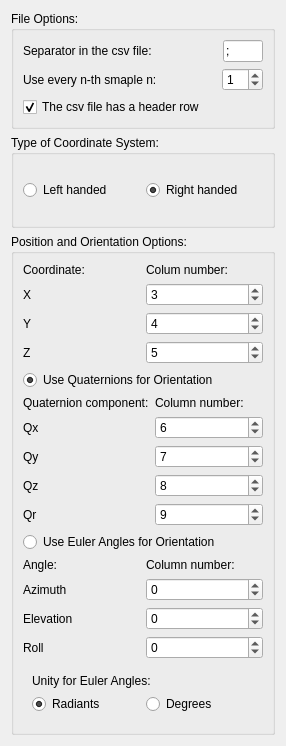
         <widget class="QWidget" name="page">
          <property name="geometry">
           <rect>
            <x>0</x>
            <y>0</y>
            <width>286</width>
            <height>746</height>
           </rect>
          </property>
          <attribute name="label">
           <string>.csv file input options</string>
          </attribute>
          <layout class="QVBoxLayout" name="verticalLayout_13">
           <item>
            <widget class="QGroupBox" name="m_FileOptionsBox">
             <property name="title">
              <string>File Options:</string>
             </property>
             <layout class="QVBoxLayout" name="verticalLayout_12">
              <item>
               <layout class="QHBoxLayout" name="horizontalLayout_23">
                <item>
                 <widget class="QLabel" name="label_26">
                  <property name="text">
                   <string>Separator in the csv file: </string>
                  </property>
                 </widget>
                </item>
                <item>
                 <spacer name="horizontalSpacer_25">
                  <property name="orientation">
                   <enum>Qt::Horizontal</enum>
                  </property>
                  <property name="sizeHint" stdset="0">
                   <size>
                    <width>60</width>
                    <height>20</height>
                   </size>
                  </property>
                 </spacer>
                </item>
                <item>
                 <widget class="QLineEdit" name="m_SeparatorSign">
                  <property name="sizePolicy">
                   <sizepolicy hsizetype="Preferred" vsizetype="Fixed">
                    <horstretch>0</horstretch>
                    <verstretch>0</verstretch>
                   </sizepolicy>
                  </property>
                  <property name="maximumSize">
                   <size>
                    <width>40</width>
                    <height>16777215</height>
                   </size>
                  </property>
                  <property name="text">
                   <string>;</string>
                  </property>
                  <property name="maxLength">
                   <number>1</number>
                  </property>
                 </widget>
                </item>
               </layout>
              </item>
              <item>
               <layout class="QHBoxLayout" name="horizontalLayout_25">
                <item>
                 <widget class="QLabel" name="label_25">
                  <property name="text">
                   <string>Use every n-th smaple n:</string>
                  </property>
                 </widget>
                </item>
                <item>
                 <spacer name="horizontalSpacer_24">
                  <property name="orientation">
                   <enum>Qt::Horizontal</enum>
                  </property>
                  <property name="sizeHint" stdset="0">
                   <size>
                    <width>40</width>
                    <height>20</height>
                   </size>
                  </property>
                 </spacer>
                </item>
                <item>
                 <widget class="QSpinBox" name="m_SampleCount">
                  <property name="value">
                   <number>1</number>
                  </property>
                 </widget>
                </item>
               </layout>
              </item>
              <item>
               <widget class="QCheckBox" name="m_HeaderRow">
                <property name="text">
                 <string>The csv file has a header row</string>
                </property>
                <property name="checked">
                 <bool>true</bool>
                </property>
               </widget>
              </item>
             </layout>
            </widget>
           </item>
           <item>
            <widget class="QGroupBox" name="CoordinateType">
             <property name="title">
              <string>Type of Coordinate System:</string>
             </property>
             <layout class="QVBoxLayout" name="verticalLayout_19">
              <item>
               <layout class="QHBoxLayout" name="horizontalLayout_24">
                <item>
                 <widget class="QRadioButton" name="m_LeftHanded">
                  <property name="text">
                   <string>Left handed </string>
                  </property>
                 </widget>
                </item>
                <item>
                 <widget class="QRadioButton" name="m_RigthHanded">
                  <property name="text">
                   <string>Right handed</string>
                  </property>
                  <property name="checked">
                   <bool>true</bool>
                  </property>
                 </widget>
                </item>
               </layout>
              </item>
             </layout>
            </widget>
           </item>
           <item>
            <widget class="QGroupBox" name="PositionAndOrientationOptions">
             <property name="title">
              <string>Position and Orientation Options:</string>
             </property>
             <layout class="QVBoxLayout" name="verticalLayout_11">
              <item>
               <layout class="QGridLayout" name="gridLayout">
                <item row="2" column="0">
                 <widget class="QLabel" name="label_28">
                  <property name="text">
                   <string>Y</string>
                  </property>
                 </widget>
                </item>
                <item row="2" column="1">
                 <widget class="QSpinBox" name="m_YPos">
                  <property name="value">
                   <number>4</number>
                  </property>
                 </widget>
                </item>
                <item row="3" column="0">
                 <widget class="QLabel" name="label_29">
                  <property name="text">
                   <string>Z</string>
                  </property>
                 </widget>
                </item>
                <item row="3" column="1">
                 <widget class="QSpinBox" name="m_ZPos">
                  <property name="value">
                   <number>5</number>
                  </property>
                 </widget>
                </item>
                <item row="1" column="0">
                 <widget class="QLabel" name="label_27">
                  <property name="text">
                   <string>X</string>
                  </property>
                 </widget>
                </item>
                <item row="1" column="1">
                 <widget class="QSpinBox" name="m_XPos">
                  <property name="value">
                   <number>3</number>
                  </property>
                 </widget>
                </item>
                <item row="0" column="0">
                 <widget class="QLabel" name="label_4">
                  <property name="text">
                   <string>Coordinate:</string>
                  </property>
                 </widget>
                </item>
                <item row="0" column="1">
                 <widget class="QLabel" name="label_5">
                  <property name="text">
                   <string>Colum number:</string>
                  </property>
                 </widget>
                </item>
               </layout>
              </item>
              <item>
               <widget class="QRadioButton" name="m_UseQuats">
                <property name="text">
                 <string>Use Quaternions for Orientation</string>
                </property>
                <property name="checked">
                 <bool>true</bool>
                </property>
               </widget>
              </item>
              <item>
               <layout class="QGridLayout" name="gridLayout_2">
                <item row="4" column="0">
                 <widget class="QLabel" name="label_35">
                  <property name="text">
                   <string>Qr</string>
                  </property>
                 </widget>
                </item>
                <item row="3" column="1">
                 <widget class="QSpinBox" name="m_Qz">
                  <property name="value">
                   <number>8</number>
                  </property>
                 </widget>
                </item>
                <item row="2" column="0">
                 <widget class="QLabel" name="label_33">
                  <property name="text">
                   <string>Qy</string>
                  </property>
                 </widget>
                </item>
                <item row="4" column="1">
                 <widget class="QSpinBox" name="m_Qr">
                  <property name="value">
                   <number>9</number>
                  </property>
                 </widget>
                </item>
                <item row="2" column="1">
                 <widget class="QSpinBox" name="m_Qy">
                  <property name="value">
                   <number>7</number>
                  </property>
                 </widget>
                </item>
                <item row="1" column="1">
                 <widget class="QSpinBox" name="m_Qx">
                  <property name="value">
                   <number>6</number>
                  </property>
                 </widget>
                </item>
                <item row="1" column="0">
                 <widget class="QLabel" name="label_32">
                  <property name="text">
                   <string>Qx</string>
                  </property>
                 </widget>
                </item>
                <item row="3" column="0">
                 <widget class="QLabel" name="label_34">
                  <property name="text">
                   <string>Qz</string>
                  </property>
                 </widget>
                </item>
                <item row="0" column="0">
                 <widget class="QLabel" name="label_6">
                  <property name="text">
                   <string>Quaternion component:</string>
                  </property>
                 </widget>
                </item>
                <item row="0" column="1">
                 <widget class="QLabel" name="label_36">
                  <property name="text">
                   <string>Column number:</string>
                  </property>
                 </widget>
                </item>
               </layout>
              </item>
              <item>
               <widget class="QRadioButton" name="m_UseEuler">
                <property name="text">
                 <string>Use Euler Angles for Orientation</string>
                </property>
               </widget>
              </item>
              <item>
               <layout class="QGridLayout" name="gridLayout_3">
                <item row="0" column="1">
                 <widget class="QLabel" name="label_30">
                  <property name="text">
                   <string>Column number:</string>
                  </property>
                 </widget>
                </item>
                <item row="1" column="0">
                 <widget class="QLabel" name="label_37">
                  <property name="text">
                   <string>Azimuth</string>
                  </property>
                 </widget>
                </item>
                <item row="2" column="1">
                 <widget class="QSpinBox" name="m_Elevation">
                  <property name="minimum">
                   <number>-1</number>
                  </property>
                 </widget>
                </item>
                <item row="3" column="0">
                 <widget class="QLabel" name="label_39">
                  <property name="text">
                   <string>Roll</string>
                  </property>
                 </widget>
                </item>
                <item row="0" column="0">
                 <widget class="QLabel" name="label_7">
                  <property name="text">
                   <string>Angle:</string>
                  </property>
                 </widget>
                </item>
                <item row="3" column="1">
                 <widget class="QSpinBox" name="m_Roll">
                  <property name="minimum">
                   <number>-1</number>
                  </property>
                 </widget>
                </item>
                <item row="2" column="0">
                 <widget class="QLabel" name="label_38">
                  <property name="text">
                   <string>Elevation</string>
                  </property>
                 </widget>
                </item>
                <item row="1" column="1">
                 <widget class="QSpinBox" name="m_Azimuth">
                  <property name="minimum">
                   <number>-1</number>
                  </property>
                 </widget>
                </item>
               </layout>
              </item>
              <item>
               <widget class="QWidget" name="EulerUnity" native="true">
                <layout class="QVBoxLayout" name="verticalLayout_18">
                 <item>
                  <widget class="QLabel" name="label_31">
                   <property name="text">
                    <string>Unity for Euler Angles:</string>
                   </property>
                  </widget>
                 </item>
                 <item>
                  <layout class="QHBoxLayout" name="horizontalLayout_22">
                   <item>
                    <widget class="QRadioButton" name="m_Radiants">
                     <property name="text">
                      <string>Radiants</string>
                     </property>
                     <property name="checked">
                      <bool>true</bool>
                     </property>
                    </widget>
                   </item>
                   <item>
                    <widget class="QRadioButton" name="m_Degrees">
                     <property name="text">
                      <string>Degrees</string>
                     </property>
                     <property name="checked">
                      <bool>false</bool>
                     </property>
                    </widget>
                   </item>
                  </layout>
                 </item>
                </layout>
               </widget>
              </item>
             </layout>
            </widget>
           </item>
          </layout>
         </widget>
